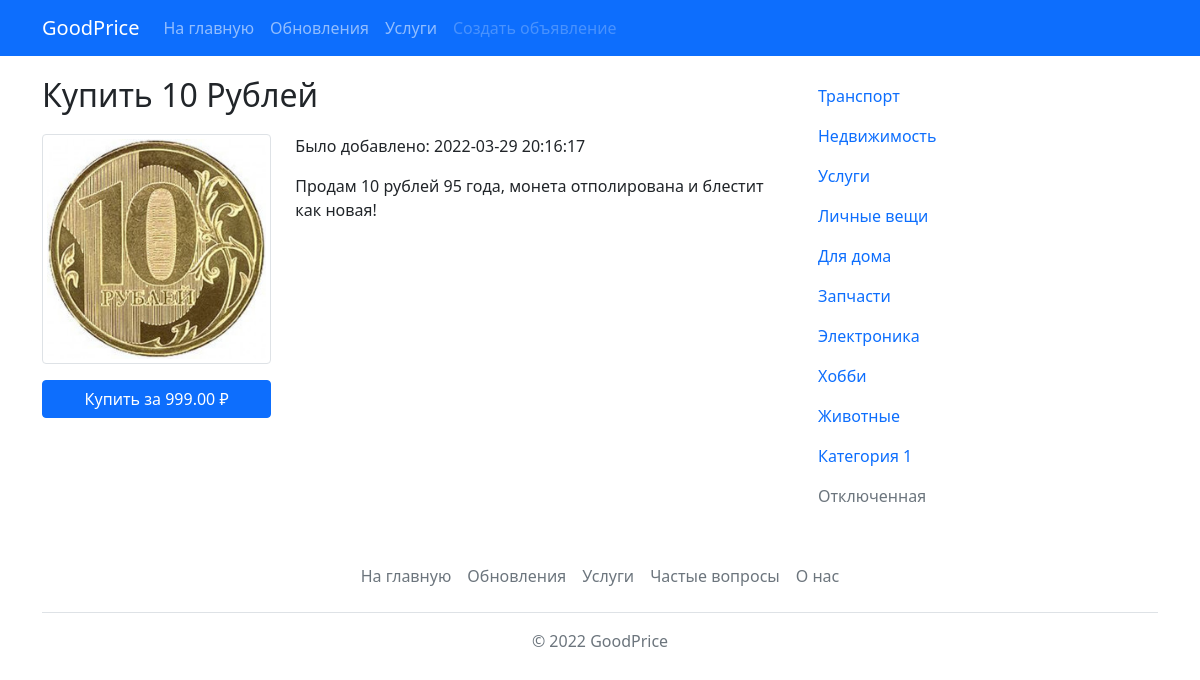
The app's page /product/2 with its own data.
### tables this page shows
CREATE TABLE `product` (
  `id` int(11) NOT NULL,
  `name` varchar(64) NOT NULL,
  `email` varchar(64) NOT NULL,
  `price` decimal(12,2) NOT NULL,
  `image` varchar(64) NOT NULL,
  `text` text NOT NULL,
  `categoryID` int(11) NOT NULL,
  `timeAdd` datetime NOT NULL
);

CREATE TABLE `categories` (
  `id` int(11) NOT NULL,
  `name` varchar(32) NOT NULL,
  `description` varchar(128) NOT NULL,
  `url` varchar(32) NOT NULL
);

### config.php (called while the page is built, shortened)
<?php
    $getUrl = $_SERVER["REQUEST_URI"];
?>

### product.php (the view, shortened to what this page needs)
<?php
    require_once 'config.php';
    if(isset($match[1])) {
        $productId = $match[1];
        $sql = "SELECT * FROM product WHERE id = '$productId'";
        $query = mysqli_query($dbConnect, $sql) or die(mysqli_error($dbConnect));
        $product = mysqli_fetch_assoc($query);
    }
    require_once 'template/header.php';
?>
    <div class="container create">
        <div class="row">
            <div class="col-xl-8">
            <h2>Купить <?=$product['name']?></h2>
                <div class="row">
                    <div class="col-xl-4">
                        <img src="<?=$product['image']?>" class="img-thumbnail" alt="Купить <?=$product['name']?>">
                        <button class="btn btn-primary col-xl-12 mt-3" type="button">Купить за <?=$product['price']?> ₽</button>
                    </div>
                    <div class="col-xl-8">
                        <p>Было добавлено: <?=$product['timeAdd'] ?></p>
                        <p><?=nl2br($product['text'])?></p>
                    </div>
                </div>
            </div>
            <div class="col-xl-4">
                <?php require_once 'template/sidebar.php' ?>
            </div>
        </div>
    </div>
<?php require_once 'template/footer.php' ?>

### template/sidebar.php
<?php
    $sql = "SELECT * FROM categories";
    $query = mysqli_query($dbConnect, $sql) or die(mysqli_error($dbConnect));
?>
                <ul class="nav flex-column">
                    <?php
                        foreach($query as $category) {
                            if($getUrl == '/category/'.$category['id']){
                                $activeSidebar = 'active';
                            } else{
                                $activeSidebar = '';
                            }
                            echo "
                            <li class=\"nav-item\">
                                <a class=\"nav-link $activeSidebar\" href=\"/category/{$category['id']}\">{$category['name']}</a>
                            </li>".PHP_EOL;
                        }
                    ?>
                    <li class="nav-item">
                        <a class="nav-link" href="#">Категория 1</a>
                    </li>
                    <li class="nav-item">
                        <a class="nav-link disabled">Отключенная</a>
                    </li>
                </ul>

### style/style.css (style rules this page uses)
.create { margin-top: 20px; }
.create h2 { margin-bottom: 20px; }

### records on screen
product: name "10 Рублей", image (picture), price "999.00", timeAdd "2022-03-29 20:16:17", text "Продам 10 рублей 95 года, монета отполирована и блестит как новая!"
categories: name "Транспорт"
categories: name "Недвижимость"
categories: name "Услуги"
categories: name "Личные вещи"
categories: name "Для дома"
categories: name "Запчасти"
categories: name "Электроника"
categories: name "Хобби"
categories: name "Животные"
